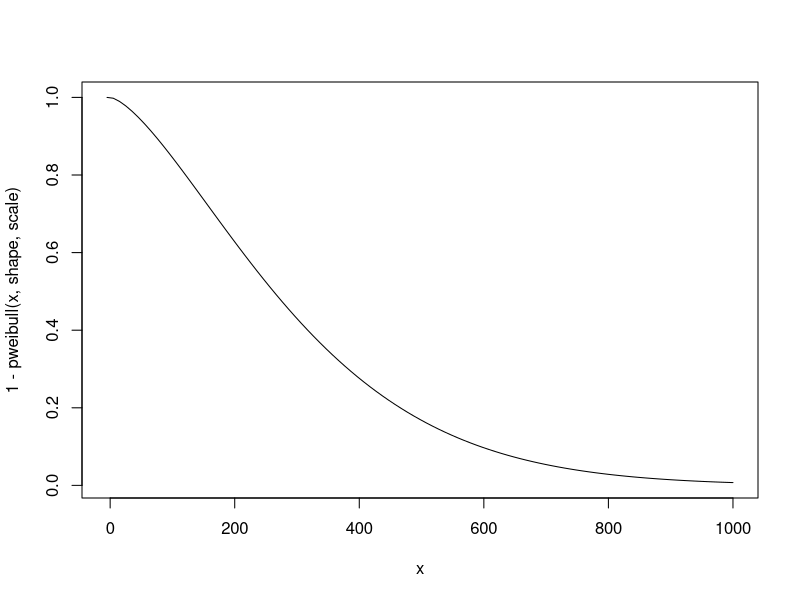

Recreate this plot in R.
shape = 1.466944
scale = 336.699601

y <- rweibull(1000, shape, scale)

curve(1-pweibull(x, shape, scale), from = -5, to = 1000)

